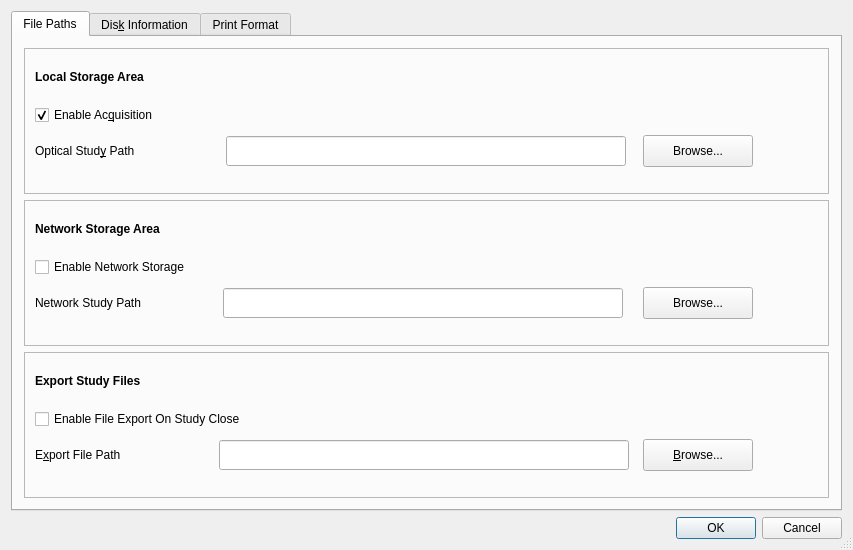
<ui version="4.0" >
 <class>SystemDialog</class>
 <widget class="QDialog" name="SystemDialog" >
  <property name="geometry" >
   <rect>
    <x>0</x>
    <y>0</y>
    <width>853</width>
    <height>550</height>
   </rect>
  </property>
  <property name="windowTitle" >
   <string>System QSettings</string>
  </property>
  <property name="sizeGripEnabled" >
   <bool>true</bool>
  </property>
  <layout class="QGridLayout" >
   <item row="0" column="0" >
    <layout class="QGridLayout" >
     <item row="0" column="0" >
      <widget class="QTabWidget" name="filePathsTabWidget" >
       <property name="currentIndex" >
        <number>0</number>
       </property>
       <widget class="QWidget" name="filePathsTab" >
        <attribute name="title" >
         <string>File Paths</string>
        </attribute>
        <layout class="QGridLayout" >
         <item row="0" column="0" >
          <widget class="Q3Frame" name="frame3" >
           <property name="frameShape" >
            <enum>QFrame::StyledPanel</enum>
           </property>
           <property name="frameShadow" >
            <enum>QFrame::Raised</enum>
           </property>
           <widget class="QLabel" name="textLabel1" >
            <property name="geometry" >
             <rect>
              <x>11</x>
              <y>11</y>
              <width>356</width>
              <height>36</height>
             </rect>
            </property>
            <property name="text" >
             <string>&lt;b>Local Storage Area&lt;/b></string>
            </property>
           </widget>
           <widget class="QPushButton" name="opticalPathBrowsePushButton" >
            <property name="geometry" >
             <rect>
              <x>619</x>
              <y>87</y>
              <width>110</width>
              <height>32</height>
             </rect>
            </property>
            <property name="text" >
             <string>Browse...</string>
            </property>
            <property name="shortcut" >
             <string/>
            </property>
           </widget>
           <widget class="QCheckBox" name="enableAcquisitionCheckBox" >
            <property name="geometry" >
             <rect>
              <x>11</x>
              <y>53</y>
              <width>356</width>
              <height>28</height>
             </rect>
            </property>
            <property name="text" >
             <string>Enable Ac&amp;quisition</string>
            </property>
            <property name="shortcut" >
             <string>Alt+Q</string>
            </property>
            <property name="checked" >
             <bool>true</bool>
            </property>
           </widget>
           <widget class="QLineEdit" name="opticalStudyPathLineEdit" >
            <property name="geometry" >
             <rect>
              <x>202</x>
              <y>88</y>
              <width>400</width>
              <height>30</height>
             </rect>
            </property>
           </widget>
           <widget class="QLabel" name="textLabel2" >
            <property name="geometry" >
             <rect>
              <x>11</x>
              <y>87</y>
              <width>175</width>
              <height>32</height>
             </rect>
            </property>
            <property name="text" >
             <string>Optical Stud&amp;y Path</string>
            </property>
            <property name="buddy" >
             <cstring>opticalStudyPathLineEdit</cstring>
            </property>
           </widget>
          </widget>
         </item>
         <item row="1" column="0" >
          <widget class="Q3Frame" name="frame4" >
           <property name="frameShape" >
            <enum>QFrame::StyledPanel</enum>
           </property>
           <property name="frameShadow" >
            <enum>QFrame::Raised</enum>
           </property>
           <widget class="QCheckBox" name="enableNetworkStorageCheckBox" >
            <property name="geometry" >
             <rect>
              <x>11</x>
              <y>53</y>
              <width>598</width>
              <height>28</height>
             </rect>
            </property>
            <property name="text" >
             <string>Enable Network Storage</string>
            </property>
           </widget>
           <widget class="QPushButton" name="networkPathBrowsePushButton" >
            <property name="geometry" >
             <rect>
              <x>619</x>
              <y>87</y>
              <width>110</width>
              <height>32</height>
             </rect>
            </property>
            <property name="text" >
             <string>Browse...</string>
            </property>
            <property name="shortcut" >
             <string/>
            </property>
           </widget>
           <widget class="QLabel" name="textLabel2_4" >
            <property name="geometry" >
             <rect>
              <x>11</x>
              <y>11</y>
              <width>718</width>
              <height>36</height>
             </rect>
            </property>
            <property name="text" >
             <string>&lt;b>Network Storage Area&lt;/b></string>
            </property>
           </widget>
           <widget class="QLabel" name="textLabel2_3" >
            <property name="geometry" >
             <rect>
              <x>11</x>
              <y>87</y>
              <width>172</width>
              <height>32</height>
             </rect>
            </property>
            <property name="text" >
             <string>Network Study Path</string>
            </property>
            <property name="buddy" >
             <cstring>networkStudyPathLineEdit</cstring>
            </property>
           </widget>
           <widget class="QLineEdit" name="networkStudyPathLineEdit" >
            <property name="geometry" >
             <rect>
              <x>199</x>
              <y>88</y>
              <width>400</width>
              <height>30</height>
             </rect>
            </property>
           </widget>
          </widget>
         </item>
         <item row="2" column="0" >
          <widget class="Q3Frame" name="frame5" >
           <property name="frameShape" >
            <enum>QFrame::StyledPanel</enum>
           </property>
           <property name="frameShadow" >
            <enum>QFrame::Raised</enum>
           </property>
           <widget class="QLabel" name="textLabel3_2" >
            <property name="geometry" >
             <rect>
              <x>11</x>
              <y>11</y>
              <width>718</width>
              <height>36</height>
             </rect>
            </property>
            <property name="text" >
             <string>&lt;b>Export Study Files&lt;/b></string>
            </property>
           </widget>
           <widget class="QPushButton" name="exportPathBrowsePushButton" >
            <property name="geometry" >
             <rect>
              <x>619</x>
              <y>87</y>
              <width>110</width>
              <height>32</height>
             </rect>
            </property>
            <property name="text" >
             <string>&amp;Browse...</string>
            </property>
            <property name="shortcut" >
             <string>Alt+B</string>
            </property>
           </widget>
           <widget class="QLineEdit" name="exportFilePathLineEdit" >
            <property name="geometry" >
             <rect>
              <x>195</x>
              <y>88</y>
              <width>410</width>
              <height>30</height>
             </rect>
            </property>
           </widget>
           <widget class="QCheckBox" name="enableFileExportCheckBox" >
            <property name="geometry" >
             <rect>
              <x>11</x>
              <y>53</y>
              <width>598</width>
              <height>28</height>
             </rect>
            </property>
            <property name="text" >
             <string>Enable File Export On Study Close</string>
            </property>
           </widget>
           <widget class="QLabel" name="textLabel4_2" >
            <property name="geometry" >
             <rect>
              <x>11</x>
              <y>87</y>
              <width>138</width>
              <height>32</height>
             </rect>
            </property>
            <property name="text" >
             <string>E&amp;xport File Path</string>
            </property>
            <property name="buddy" >
             <cstring>exportFilePathLineEdit</cstring>
            </property>
           </widget>
          </widget>
         </item>
        </layout>
       </widget>
       <widget class="QWidget" name="diskInformationTab" >
        <attribute name="title" >
         <string>Dis&amp;k Information</string>
        </attribute>
        <layout class="QGridLayout" >
         <property name="leftMargin" >
          <number>0</number>
         </property>
         <property name="topMargin" >
          <number>0</number>
         </property>
         <property name="rightMargin" >
          <number>0</number>
         </property>
         <property name="bottomMargin" >
          <number>0</number>
         </property>
         <property name="horizontalSpacing" >
          <number>6</number>
         </property>
         <property name="verticalSpacing" >
          <number>6</number>
         </property>
         <item row="0" column="0" >
          <widget class="QLabel" name="studyPathLabel" >
           <property name="text" >
            <string>Study Path: %1</string>
           </property>
          </widget>
         </item>
         <item row="1" column="0" >
          <widget class="QLabel" name="diskLabel" >
           <property name="text" >
            <string>Local Storage Disk Label: %1</string>
           </property>
          </widget>
         </item>
         <item row="3" column="0" >
          <widget class="QLabel" name="sideLabel" >
           <property name="text" >
            <string>Optical Disk Storage Side: %1</string>
           </property>
          </widget>
         </item>
         <item row="2" column="0" >
          <widget class="QLabel" name="spaceTimeLabel" >
           <property name="text" >
            <string>Free Space and Time: %1</string>
           </property>
          </widget>
         </item>
        </layout>
       </widget>
       <widget class="QWidget" name="printFormatTab" >
        <attribute name="title" >
         <string>Print Format</string>
        </attribute>
       </widget>
      </widget>
     </item>
     <item row="1" column="0" >
      <widget class="QDialogButtonBox" name="buttonBox" >
       <property name="standardButtons" >
        <set>QDialogButtonBox::Cancel|QDialogButtonBox::NoButton|QDialogButtonBox::Ok</set>
       </property>
      </widget>
     </item>
    </layout>
   </item>
  </layout>
 </widget>
 <layoutdefault spacing="6" margin="11" />
 <pixmapfunction>qPixmapFromMimeSource</pixmapfunction>
 <customwidgets>
  <customwidget>
   <class>Q3Frame</class>
   <extends>QFrame</extends>
   <header>Qt3Support/Q3Frame</header>
   <container>1</container>
  </customwidget>
 </customwidgets>
 <tabstops>
  <tabstop>filePathsTabWidget</tabstop>
  <tabstop>enableAcquisitionCheckBox</tabstop>
  <tabstop>opticalStudyPathLineEdit</tabstop>
  <tabstop>opticalPathBrowsePushButton</tabstop>
  <tabstop>enableNetworkStorageCheckBox</tabstop>
  <tabstop>networkStudyPathLineEdit</tabstop>
  <tabstop>networkPathBrowsePushButton</tabstop>
  <tabstop>enableFileExportCheckBox</tabstop>
  <tabstop>exportFilePathLineEdit</tabstop>
  <tabstop>exportPathBrowsePushButton</tabstop>
 </tabstops>
 <resources/>
 <connections/>
</ui>
